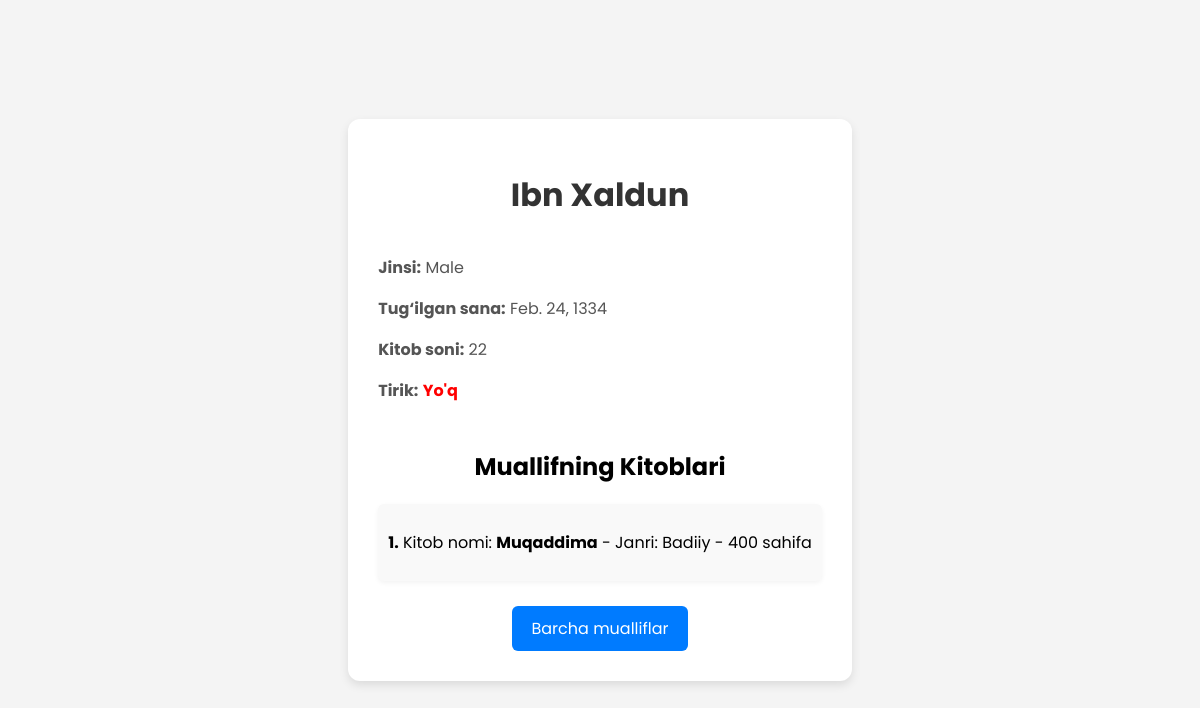
The app's page /author/4/ with its own data.
### main/models.py (models this page shows, shortened)
class Author(models.Model):
    name = models.CharField(max_length=100)
    gender_choice = (('male', 'Male'), ('female', 'Female'))
    gender = models.CharField(max_length=10, choices=gender_choice)
    date = models.DateField()
    book_quantity = models.PositiveSmallIntegerField()
    alive_or_dead = models.BooleanField(default=False)

class Book(models.Model):
    name = models.CharField(max_length=100)
    genre = models.CharField(max_length=50)
    page = models.PositiveSmallIntegerField()
    author = models.ForeignKey(Author, on_delete=models.SET_NULL, null=True)

### main/views.py (the view)
# urls.py: path('author/<int:author_id>/', author_detail, name='author_detail'),
def author_detail(request, author_id):
    author = Author.objects.get(id=author_id)
    contex = {'author': author}
    return render(request, 'author_detail.html', contex)

### templates/author_detail.html (shortened to what this page needs)
<!DOCTYPE html>
<html lang="uz">
<head>
</head>
<body>
    <div class="container">
        <h1>{{ author.name }}</h1>
        <div class="info">
            <p><strong>Jinsi:</strong> {{ author.get_gender_display }}</p>
            <p><strong>Tug‘ilgan sana:</strong> {{ author.date }}</p>
            <p><strong>Kitob soni:</strong> {{ author.book_quantity }}</p>
            <p><strong>Tirik:</strong> <span class="{% if author.alive_or_dead %}alive{% else %}dead{% endif %}">
                {% if author.alive_or_dead %} Ha {% else %} Yo'q {% endif %}
            </span></p>
        </div>
        <h2>Muallifning Kitoblari</h2>
        <div class="book-list">
            {% for book in author.book_set.all %}
                <div class="book-item">
                    <p><strong>{{ forloop.counter }}.</strong> Kitob nomi: <strong>{{ book.name }}</strong> - Janri: {{ book.genre }} - {{ book.page }} sahifa</p>
                </div>
            {% empty %}
                <p>Bu muallifning kitoblari yo‘q.</p>
            {% endfor %}
        </div>
        <a href="/authors"> Barcha mualliflar</a>
    </div>
</body>
</html>

### templates/author_detail.html (style rules this page uses)
body { font-family: 'Poppins', sans-serif; background-color: #f4f4f4; margin: 0; padding: 0; display: flex; justify-content: center; align-items: center; height: 100vh; }
.container { background: white; padding: 30px; border-radius: 12px; box-shadow: 0px 4px 10px rgba(0, 0, 0, 0.1); max-width: 600px; text-align: center; }
h1 { color: #333; margin-bottom: 10px; }
.info { text-align: left; padding: 10px 0; font-size: 16px; color: #555; }
.dead { color: red; font-weight: bold; }
.book-list { margin-top: 20px; text-align: left; }
.book-item { background: #f9f9f9; padding: 10px; margin: 5px 0; border-radius: 6px; box-shadow: 0px 2px 5px rgba(0, 0, 0, 0.05); }
a { display: inline-block; margin-top: 20px; text-decoration: none; background: #007bff; color: white; padding: 10px 20px; border-radius: 6px; transition: 0.3s; }

### records on screen
Author: name "Ibn Xaldun", gender "Male", date "Feb. 24, 1334", book_quantity "22"
Book: name "Muqaddima", genre "Badiiy", page "400"
